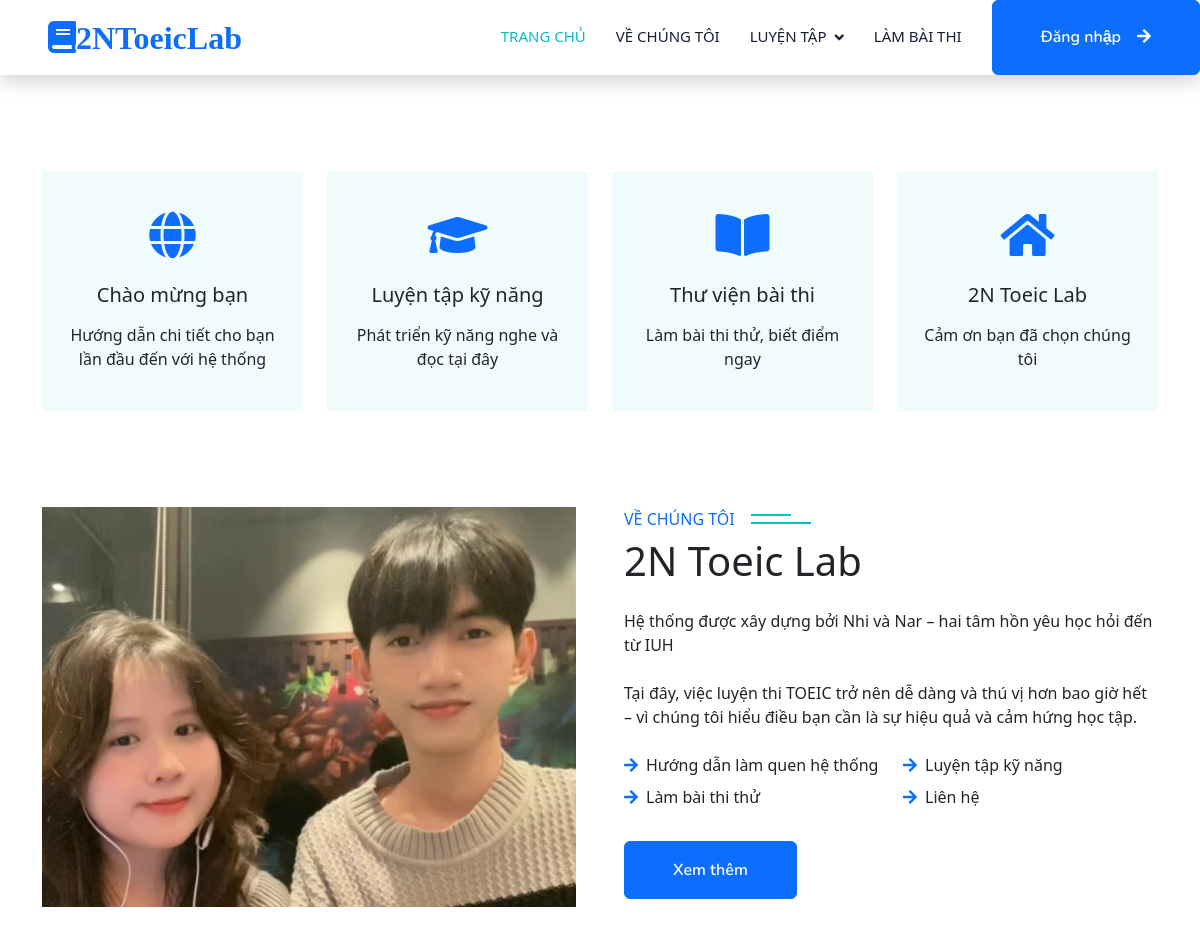
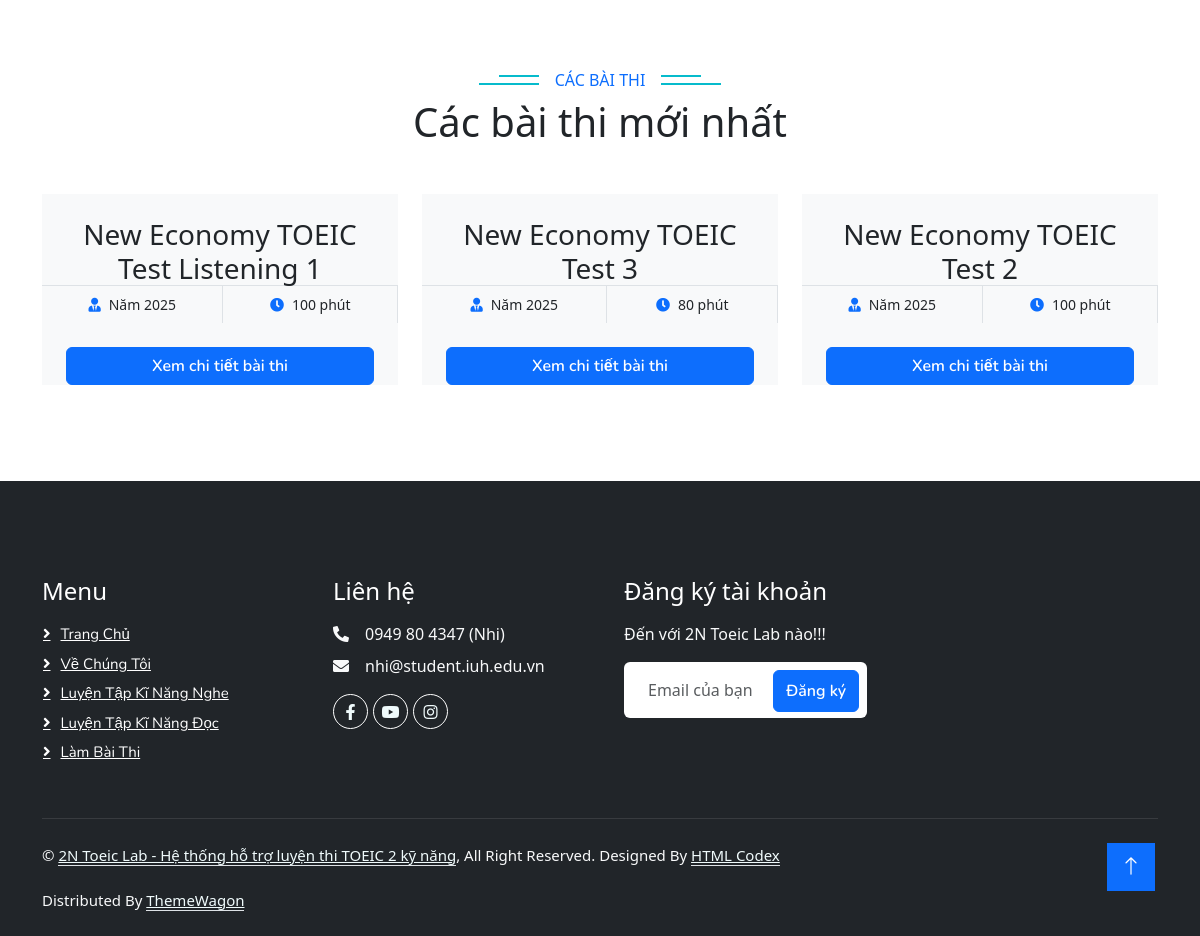
The page / on the database its author committed (2 pictures, top to bottom).
### tables this page shows
CREATE TABLE IF NOT EXISTS `exam` (
  `exam_id` int(11) NOT NULL AUTO_INCREMENT,
  `title` varchar(255) NOT NULL,
  `type` varchar(255) NOT NULL,
  `duration_minutes` int(11) NOT NULL,
  `difficulty_level` int(11) NOT NULL,
  PRIMARY KEY (`exam_id`)
);

### index.php (the view, shortened to what this page needs)
<?php
$db = new ketnoi();
$conn = $db->moketnoi();
$exam_sql = "SELECT * FROM exam ORDER BY exam_id DESC LIMIT 3";
$exam_result = mysqli_query($conn, $exam_sql);
?>
<!DOCTYPE html>
<html lang="en">
<head>
    <link href="https://cdnjs.cloudflare.com/ajax/libs/font-awesome/5.10.0/css/all.min.css" rel="stylesheet">
    <link href="https://cdn.jsdelivr.net/npm/bootstrap-icons@1.4.1/font/bootstrap-icons.css" rel="stylesheet">
    <link href="public/libs/animate/animate.min.css" rel="stylesheet">
    <link href="public/libs/owlcarousel/assets/owl.carousel.min.css" rel="stylesheet">
    <link href="public/css/bootstrap.min.css" rel="stylesheet">
    <link href="public/css/style.css" rel="stylesheet">
</head>
<body>
    <nav class="navbar navbar-expand-lg bg-white navbar-light shadow sticky-top p-0">
        <a href="index.php" class="navbar-brand d-flex align-items-center px-4 px-lg-5">
            <h2 class="m-0 text-primary"><i class="fa fa-book me-3">2NToeicLab</i></h2>
        </a>
        <div class="collapse navbar-collapse" id="navbarCollapse">
            <div class="navbar-nav ms-auto p-4 p-lg-0">
                <a href="index.php" class="nav-item nav-link active">Trang chủ</a>
                <a href="templates/about.php" class="nav-item nav-link">Về chúng tôi</a>
                <div class="nav-item dropdown">
                    <a href="templates/practice.php" class="nav-link dropdown-toggle" data-bs-toggle="dropdown">Luyện tập</a>
                </div>
                <a href="templates/test.php" class="nav-item nav-link">Làm bài thi</a>
            </div>
            <?php if (isset($_SESSION["user_email"])): ?>
                <div class="nav-item dropdown me-4">
                    <a href="#" class="btn btn-primary dropdown-toggle py-4 px-lg-5 d-none d-lg-block" data-bs-toggle="dropdown">
                        <?= explode('@', $_SESSION["user_email"])[0] ?>
                    </a>
                    <div class="dropdown-menu dropdown-menu-end">
                        <a href="templates/profile.php" class="dropdown-item">Sửa thông tin</a>
                        <a href="templates/logout.php" class="dropdown-item text-danger">Đăng xuất</a>
                        <div class="dropdown-submenu">
                            <a href="#" class="dropdown-item submenu-toggle">Admin</a>
                            <ul class="submenu">
                            <li><a href="admin/exam_manage.php" class="dropdown-item">Quản lý bài thi</a></li>
                            <li><a href="#" class="dropdown-item">Quản lý người dùng</a></li>
            </ul>
                        </div>
                    </div>
                </div>
            <?php else: ?>
                <a href="templates/login.php" class="btn btn-primary py-4 px-lg-5 d-none d-lg-block">Đăng nhập<i class="fa fa-arrow-right ms-3"></i></a>
            <?php endif; ?>
        </div>
    </nav>
    <div class="container-xxl py-5">
        <div class="container">
            <div class="row g-4">
                <div class="col-lg-3 col-sm-6 wow fadeInUp" data-wow-delay="0.3s">
                    <div class="service-item text-center pt-3">
                        <div class="p-4">
                            <i class="fa fa-3x fa-globe text-primary mb-4"></i>
                            <h5 class="mb-3">Chào mừng bạn</h5>
                            <p>Hướng dẫn chi tiết cho bạn lần đầu đến với hệ thống</p>
                        </div>
                    </div>
                </div>
                <div class="col-lg-3 col-sm-6 wow fadeInUp" data-wow-delay="0.1s">
                    <div class="service-item text-center pt-3">
                        <div class="p-4">
                            <i class="fa fa-3x fa-graduation-cap text-primary mb-4"></i>
                            <h5 class="mb-3">Luyện tập kỹ năng</h5>
                            <p>Phát triển kỹ năng nghe và đọc tại đây</p>
                        </div>
                    </div>
                </div>
                <div class="col-lg-3 col-sm-6 wow fadeInUp" data-wow-delay="0.7s">
                    <div class="service-item text-center pt-3">
                        <div class="p-4">
                            <i class="fa fa-3x fa-book-open text-primary mb-4"></i>
                            <h5 class="mb-3">Thư viện bài thi</h5>
                            <p>Làm bài thi thử, biết điểm ngay</p>
                        </div>
                    </div>
                </div>
                <div class="col-lg-3 col-sm-6 wow fadeInUp" data-wow-delay="0.5s">
                    <div class="service-item text-center pt-3">
                        <div class="p-4">
                            <i class="fa fa-3x fa-home text-primary mb-4"></i>
                            <h5 class="mb-3">2N Toeic Lab</h5>
                            <p>Cảm ơn bạn đã chọn chúng tôi</p>
                        </div>
                    </div>
                </div>
            </div>
        </div>
    </div>
    <div class="container-xxl py-5">
        <div class="container">
            <div class="row g-5">
                <div class="col-lg-6 wow fadeInUp" data-wow-delay="0.1s" style="min-height: 400px;">
                    <div class="position-relative h-100">
                        <img class="img-fluid position-absolute w-100 h-100" src="public/img/about.jpg" alt="" style="object-fit: cover;">
                    </div>
                </div>
                <div class="col-lg-6 wow fadeInUp" data-wow-delay="0.3s">
                    <h6 class="section-title bg-white text-start text-primary pe-3">Về chúng tôi</h6>
                    <h1 class="mb-4">2N Toeic Lab</h1>
                    <p class="mb-4">Hệ thống được xây dựng bởi Nhi và Nar – hai tâm hồn yêu học hỏi đến từ IUH</p>
                    <p class="mb-4">Tại đây, việc luyện thi TOEIC trở nên dễ dàng và thú vị hơn bao giờ hết – vì chúng tôi hiểu điều bạn cần là sự hiệu quả và cảm hứng học tập.</p>
                    <div class="row gy-2 gx-4 mb-4">
                        <div class="col-sm-6">
                            <p class="mb-0"><i class="fa fa-arrow-right text-primary me-2"></i>Hướng dẫn làm quen hệ thống</p>
                        </div>
                        <div class="col-sm-6">
                            <p class="mb-0"><i class="fa fa-arrow-right text-primary me-2"></i>Luyện tập kỹ năng</p>
                        </div>
                        <div class="col-sm-6">
                            <p class="mb-0"><i class="fa fa-arrow-right text-primary me-2"></i>Làm bài thi thử</p>
                        </div>
                        <div class="col-sm-6">
                            <p class="mb-0"><i class="fa fa-arrow-right text-primary me-2"></i>Liên hệ</p>
                        </div>
                    </div>
                    <a class="btn btn-primary py-3 px-5 mt-2" href="templates/about.php">Xem thêm</a>
                </div>
            </div>
        </div>
    </div>
    <div class="container-xxl py-5">
        <div class="container">
            <div class="text-center wow fadeInUp" data-wow-delay="0.1s">
                <h6 class="section-title bg-white text-center text-primary px-3">Các bài thi</h6>
                <h1 class="mb-5">Các bài thi mới nhất</h1>
            </div>
            <div class="row g-4 justify-content-center">
    <?php while ($exam = mysqli_fetch_assoc($exam_result)): ?>
        <div class="col-lg-4 col-md-6 wow fadeInUp" data-wow-delay="0.1s">
            <div class="course-item bg-light">
                <div class="text-center p-4 pb-0">
                    <h3 class="mb-0"><?= htmlspecialchars($exam['title']) ?></h3>
                </div>
                <div class="d-flex border-top">
                    <small class="flex-fill text-center border-end py-2">
                        <i class="fa fa-user-tie text-primary me-2"></i>Năm <?= date('Y') ?>
                    </small>
                    <small class="flex-fill text-center border-end py-2">
                        <i class="fa fa-clock text-primary me-2"></i><?= $exam['duration_minutes'] ?> phút
                    </small>
                </div>
                <div class="text-center p-4 pb-0">
                    <a class="btn btn-primary mb-0 w-100" href="templates/examdetails.php?id=<?= $exam['exam_id'] ?>">Xem chi tiết bài thi</a>
                </div>
            </div>
        </div>
    <?php endwhile; ?>
</div>
        </div>
    </div>
    <div class="container-fluid bg-dark text-light footer pt-5 mt-5 wow fadeIn" data-wow-delay="0.1s">
        <div class="container py-5">
            <div class="row g-5">
                <div class="col-lg-3 col-md-6">
                    <h4 class="text-white mb-3">Menu</h4>
                    <a class="btn btn-link" href="">Trang chủ</a>
                    <a class="btn btn-link" href="">Về chúng tôi</a>
                    <a class="btn btn-link" href="">Luyện tập kĩ năng nghe</a>
                    <a class="btn btn-link" href="">Luyện tập kĩ năng đọc</a>
                    <a class="btn btn-link" href="">Làm bài thi</a>
                </div>
                <div class="col-lg-3 col-md-6">
                    <h4 class="text-white mb-3">Liên hệ</h4>
                    <p class="mb-2"><i class="fa fa-phone-alt me-3"></i>0949 80 4347 (Nhi)</p>
                    <p class="mb-2"><i class="fa fa-envelope me-3"></i>nhi@student.iuh.edu.vn</p>
                    <div class="d-flex pt-2">
                        <a class="btn btn-outline-light btn-social" href=""><i class="fab fa-facebook-f"></i></a>
                        <a class="btn btn-outline-light btn-social" href=""><i class="fab fa-youtube"></i></a>
                        <a class="btn btn-outline-light btn-social" href=""><i class="fab fa-instagram"></i></a>
                    </div>
                </div>
                <div class="col-lg-3 col-md-6">
                    <h4 class="text-white mb-3">Đăng ký tài khoản</h4>
                    <p>Đến với 2N Toeic Lab nào!!!</p>
                    <div class="position-relative mx-auto" style="max-width: 400px;">
                        <input class="form-control border-0 w-100 py-3 ps-4 pe-5" type="text" placeholder="Email của bạn">
                        <button type="button" class="btn btn-primary py-2 position-absolute top-0 end-0 mt-2 me-2">Đăng ký</button>
                    </div>
                </div>
            </div>
        </div>
        <div class="container">
            <div class="copyright">
                <div class="row">
                    <div class="col-md-12 text-center text-md-start mb-3 mb-md-0">
                        &copy; <a class="border-bottom" href="#">2N Toeic Lab - Hệ thống hỗ trợ luyện thi TOEIC 2 kỹ năng</a>, All Right Reserved.
                        Designed By <a class="border-bottom" href="https://htmlcodex.com">HTML Codex</a><br><br>
                        Distributed By <a class="border-bottom" href="https://themewagon.com">ThemeWagon</a>
                    </div>
                </div>
            </div>
        </div>
    </div>
    <a href="#" class="btn btn-lg btn-primary btn-lg-square back-to-top"><i class="bi bi-arrow-up"></i></a>
</body>
</html>

### public/css/style.css (style rules this page uses)
:root { --primary: #06BBCC; --light: #F0FBFC; --dark: #181d38; }
.back-to-top { position: fixed; display: none; right: 45px; bottom: 45px; z-index: 99; }
.btn { font-family: 'Nunito', sans-serif; font-weight: 600; transition: .5s; }
.btn.btn-primary, .btn.btn-secondary { color: #FFFFFF; }
.btn-lg-square { width: 48px; height: 48px; }
.btn-square, .btn-sm-square, .btn-lg-square { padding: 0; display: flex; align-items: center; justify-content: center; font-weight: normal; border-radius: 0px; }
.navbar .dropdown-toggle::after { border: none; content: "\f107"; font-family: "Font Awesome 5 Free"; font-weight: 900; vertical-align: middle; margin-left: 8px; }
.navbar-light .navbar-nav .nav-link { margin-right: 30px; padding: 25px 0; color: #FFFFFF; font-size: 15px; text-transform: uppercase; outline: none; }
.navbar-light .navbar-nav .nav-link:hover, .navbar-light .navbar-nav .nav-link.active { color: var(--primary); }
.navbar-light .navbar-brand, .navbar-light a.btn { height: 75px; }
.navbar-light .navbar-nav .nav-link { color: var(--dark); font-weight: 500; }
.navbar-light.sticky-top { top: -100px; transition: .5s; }
.section-title { position: relative; display: inline-block; text-transform: uppercase; }
.section-title::before { position: absolute; content: ""; width: calc(100% + 80px); height: 2px; top: 4px; left: -40px; background: var(--primary); z-index: -1; }
.section-title::after { position: absolute; content: ""; width: calc(100% + 120px); height: 2px; bottom: 5px; left: -60px; background: var(--primary); z-index: -1; }
.section-title.text-start::before { width: calc(100% + 40px); left: 0; }
.section-title.text-start::after { width: calc(100% + 60px); left: 0; }
.service-item { background: var(--light); transition: .5s; }
.service-item * { transition: .5s; }
.footer .btn.btn-social { margin-right: 5px; width: 35px; height: 35px; display: flex; align-items: center; justify-content: center; color: var(--light); font-weight: normal; border: 1px solid #FFFFFF; border-radius: 35px; transition: .3s; }
.footer .btn.btn-link { display: block; margin-bottom: 5px; padding: 0; text-align: left; color: #FFFFFF; font-size: 15px; font-weight: normal; text-transform: capitalize; transition: .3s; }
.footer .btn.btn-link::before { position: relative; content: "\f105"; font-family: "Font Awesome 5 Free"; font-weight: 900; margin-right: 10px; }
.footer .copyright { padding: 25px 0; font-size: 15px; border-top: 1px solid rgba(256, 256, 256, .1); }
.footer .copyright a { color: var(--light); }

### rows shown on the page
exam: title "New Economy TOEIC Test Listening 1", duration_minutes "100"
exam: title "New Economy TOEIC Test 3", duration_minutes "80"
exam: title "New Economy TOEIC Test 2", duration_minutes "100"
